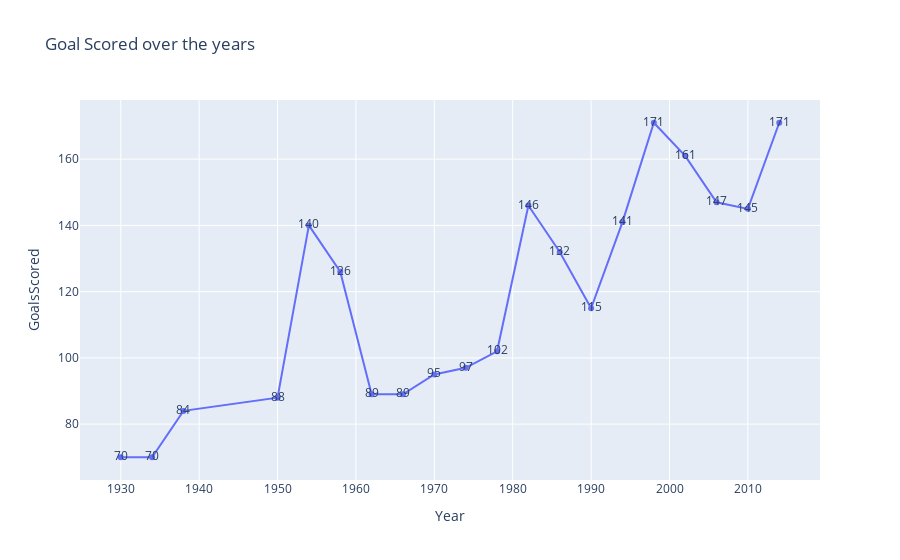

The code cell stored with this chart in its notebook:
### Code cell
px.line(df_worldcup, x= 'Year', y= 'GoalsScored', text= 'GoalsScored', title= 'Goal Scored over the years')

### Figure 1 — Plotly figure (JSON) as saved in the notebook; plotly's stock layout.template omitted (floating-point values rounded to 4 significant figures)
{"data": [{"hovertemplate": "Year=%{x}<br>GoalsScored=%{text}<extra></extra>", "legendgroup": "", "line": {"color": "#636efa", "dash": "solid"}, "marker": {"symbol": "circle"}, "mode": "text+markers+lines", "name": "", "orientation": "v", "showlegend": false, "text": [70, 70, 84, 88, 140, 126, 89, 89, 95, 97, 102, 146, 132, 115, 141, 171, 161, 147, 145, 171], "type": "scatter", "x": [1930, 1934, 1938, 1950, 1954, 1958, 1962, 1966, 1970, 1974, 1978, 1982, 1986, 1990, 1994, 1998, 2002, 2006, 2010, 2014], "xaxis": "x", "y": [70, 70, 84, 88, 140, 126, 89, 89, 95, 97, 102, 146, 132, 115, 141, 171, 161, 147, 145, 171], "yaxis": "y"}], "layout": {"legend": {"tracegroupgap": 0}, "title": {"text": "Goal Scored over the years"}, "xaxis": {"anchor": "y", "domain": [0, 1], "title": {"text": "Year"}}, "yaxis": {"anchor": "x", "domain": [0, 1], "title": {"text": "GoalsScored"}}}}
